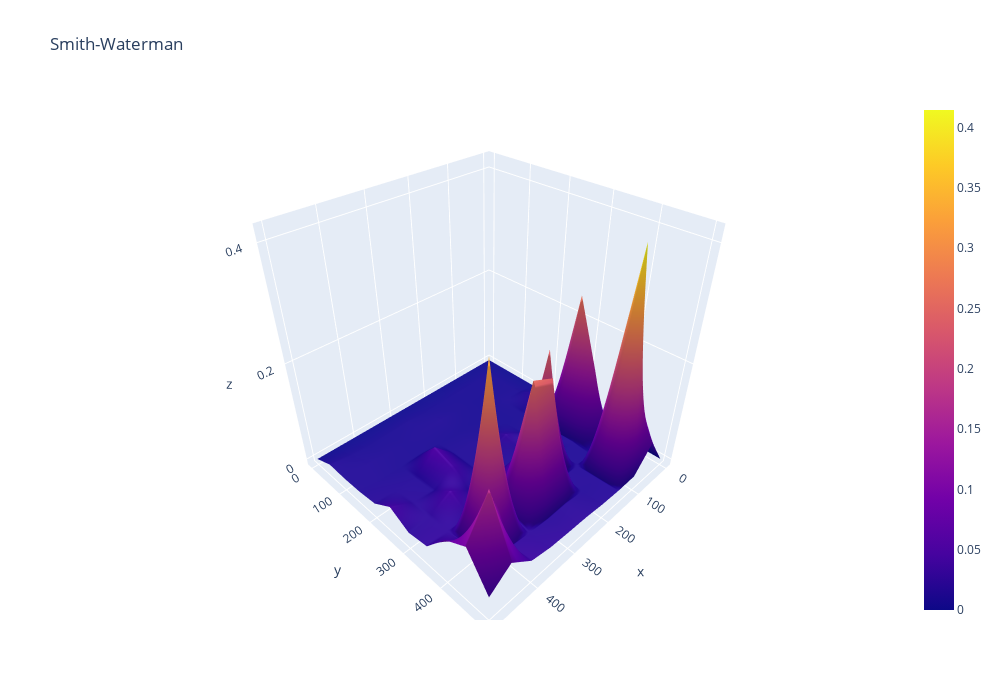

Notebook source saved alongside this figure:
### Markdown cell above
No gráfico é possível observar certos picos no tempo de execução. Para tentar esclarecer o motivo para tal efeito, foram feitas novas baterias de testes utilizando o mesmo código com os mesmos testes.

### Code cell
fig = go.Figure(go.Surface(
    x = x,
    y = y,
    z = resultados["teste1"]))
fig.update_layout(
    title={
        'text': "Smith-Waterman"},
        width=1000,
        height=700
)

fig.show()
